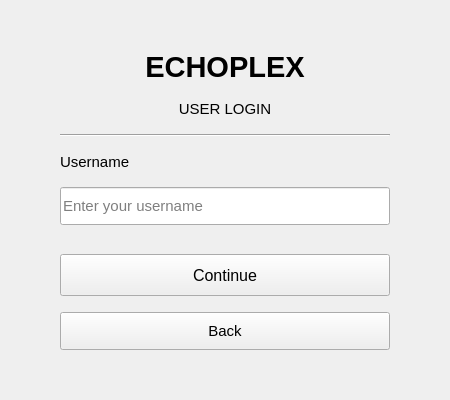
<?xml version="1.0" encoding="UTF-8"?>
<ui version="4.0">
 <class>MainWindow</class>
 <widget class="QMainWindow" name="MainWindow">
  <property name="geometry">
   <rect>
    <x>0</x>
    <y>0</y>
    <width>450</width>
    <height>400</height>
   </rect>
  </property>
  <property name="windowTitle">
   <string>User Login - ECHOPLEX</string>
  </property>
  <widget class="QWidget" name="centralwidget">
   <layout class="QVBoxLayout" name="verticalLayout">
    <property name="spacing">
     <number>16</number>
    </property>
    <property name="leftMargin">
     <number>60</number>
    </property>
    <property name="topMargin">
     <number>50</number>
    </property>
    <property name="rightMargin">
     <number>60</number>
    </property>
    <property name="bottomMargin">
     <number>50</number>
    </property>
    <item>
     <widget class="QLabel" name="lbl_title">
      <property name="text">
       <string>ECHOPLEX</string>
      </property>
      <property name="alignment">
       <set>Qt::AlignCenter</set>
      </property>
      <property name="font">
       <font>
        <pointsize>22</pointsize>
        <weight>75</weight>
        <bold>true</bold>
       </font>
      </property>
     </widget>
    </item>
    <item>
     <widget class="QLabel" name="lbl_heading">
      <property name="text">
       <string>USER LOGIN</string>
      </property>
      <property name="alignment">
       <set>Qt::AlignCenter</set>
      </property>
      <property name="font">
       <font>
        <pointsize>11</pointsize>
       </font>
      </property>
     </widget>
    </item>
    <item>
     <widget class="Line" name="line">
      <property name="orientation">
       <enum>Qt::Horizontal</enum>
      </property>
     </widget>
    </item>
    <item>
     <widget class="QLabel" name="lbl_username">
      <property name="text">
       <string>Username</string>
      </property>
      <property name="font">
       <font>
        <pointsize>11</pointsize>
       </font>
      </property>
     </widget>
    </item>
    <item>
     <widget class="QLineEdit" name="input_username">
      <property name="placeholderText">
       <string>Enter your username</string>
      </property>
      <property name="minimumSize">
       <size>
        <width>0</width>
        <height>38</height>
       </size>
      </property>
      <property name="font">
       <font>
        <pointsize>11</pointsize>
       </font>
      </property>
     </widget>
    </item>
    <item>
     <spacer name="spacer">
      <property name="orientation">
       <enum>Qt::Vertical</enum>
      </property>
      <property name="sizeHint" stdset="0">
       <size>
        <width>20</width>
        <height>10</height>
       </size>
      </property>
     </spacer>
    </item>
    <item>
     <widget class="QPushButton" name="btn_continue">
      <property name="text">
       <string>Continue</string>
      </property>
      <property name="minimumSize">
       <size>
        <width>0</width>
        <height>42</height>
       </size>
      </property>
      <property name="font">
       <font>
        <pointsize>12</pointsize>
       </font>
      </property>
     </widget>
    </item>
    <item>
     <widget class="QPushButton" name="btn_back">
      <property name="text">
       <string>Back</string>
      </property>
      <property name="minimumSize">
       <size>
        <width>0</width>
        <height>38</height>
       </size>
      </property>
      <property name="font">
       <font>
        <pointsize>11</pointsize>
       </font>
      </property>
     </widget>
    </item>
   </layout>
  </widget>
 </widget>
 <resources/>
 <connections/>
</ui>
